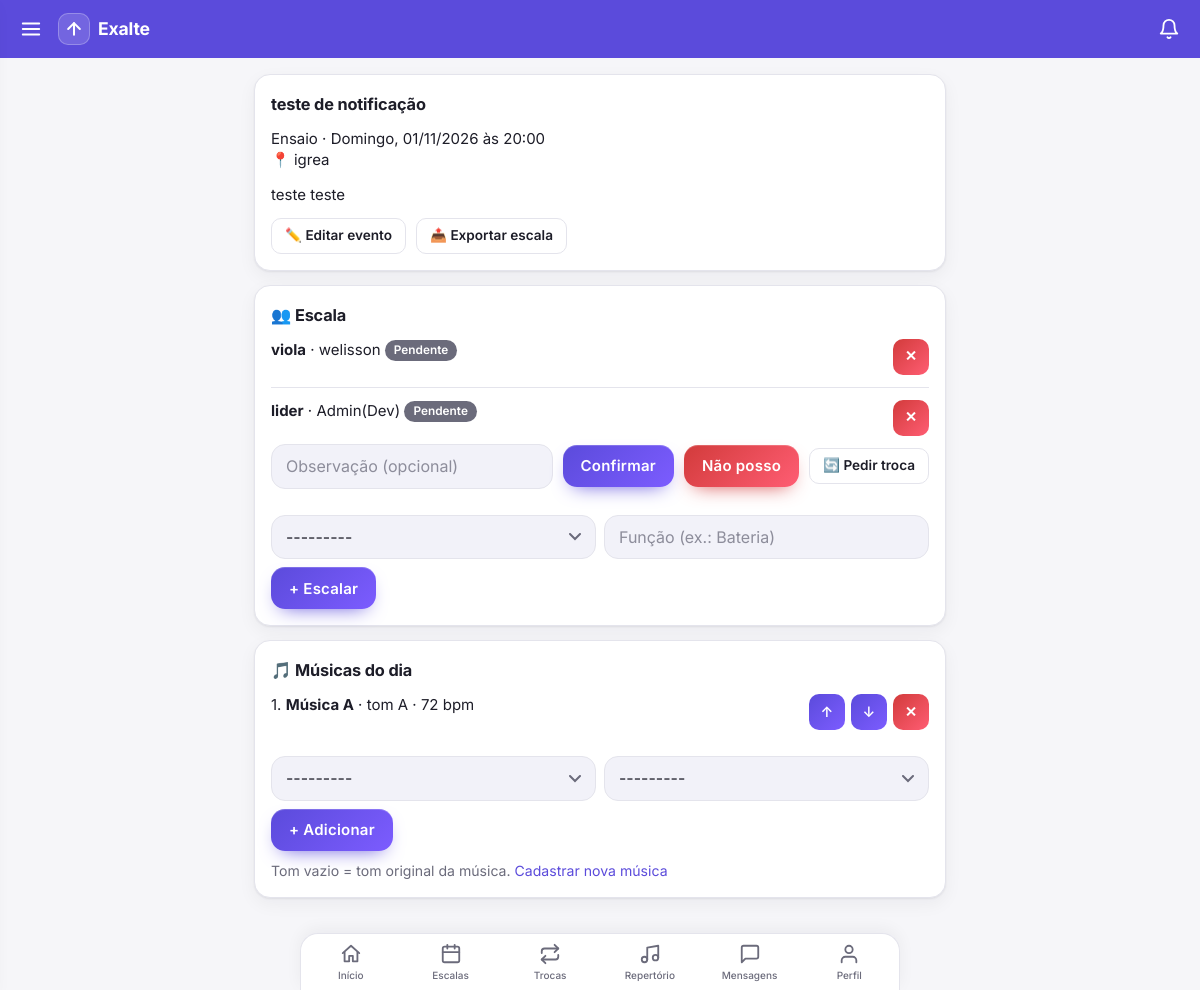
/evento/28/ (signed in), run on the app's committed database.
### core/models.py (models this page shows, shortened)
class Evento(models.Model):
    TIPOS = [("ensaio", "Ensaio"), ("culto", "Culto/Missa"), ("show", "Show"), ("outro", "Outro")]
    banda = models.ForeignKey(Banda, on_delete=models.CASCADE, related_name="eventos")
    titulo = models.CharField(max_length=150)
    tipo = models.CharField(max_length=10, choices=TIPOS, default="ensaio")
    data_hora = models.DateTimeField()
    local = models.CharField(max_length=150, blank=True)
    descricao = models.TextField(blank=True)
    importacao = models.ForeignKey("ImportacaoEventos", null=True, blank=True, on_delete=models.SET_NULL,
                                   related_name="eventos")
    class Meta:
        ordering = ["data_hora"]

class Escala(models.Model):
    STATUS = [("pendente", "Pendente"), ("confirmado", "Confirmado"), ("recusado", "Recusado")]
    evento = models.ForeignKey(Evento, on_delete=models.CASCADE, related_name="escalas")
    membro = models.ForeignKey(Membro, on_delete=models.CASCADE, related_name="escalas")
    funcao = models.CharField(max_length=60, help_text="Ex.: Bateria, Vocal 1")
    status = models.CharField(max_length=12, choices=STATUS, default="pendente")
    obs = models.CharField(max_length=200, blank=True, help_text="Motivo / pedido de troca")
    lote = models.ForeignKey("LoteEscala", null=True, blank=True, on_delete=models.SET_NULL, related_name="escalas")

class Membro(models.Model):
    PAPEIS = [("lider", "Líder"), ("membro", "Membro")]
    user = models.ForeignKey(settings.AUTH_USER_MODEL, on_delete=models.CASCADE, related_name="membros")
    banda = models.ForeignKey(Banda, on_delete=models.CASCADE, related_name="membros")
    papel = models.CharField(max_length=10, choices=PAPEIS, default="membro")
    instrumentos = models.CharField(max_length=200, blank=True, help_text="Ex.: Violão, Baixo, Vocal")
    vocal = models.BooleanField("Equipe: Vocal", default=False)
    back = models.BooleanField("Equipe: Back", default=False)
    instrumental = models.BooleanField("Equipe: Instrumental", default=False)
    class Meta:
        unique_together = ("user", "banda")

class ItemSetlist(models.Model):
    evento = models.ForeignKey(Evento, on_delete=models.CASCADE, related_name="setlist")
    musica = models.ForeignKey(Musica, on_delete=models.CASCADE)
    ordem = models.PositiveIntegerField(default=1)
    tom = models.CharField(max_length=3, choices=TONS, blank=True, help_text="Vazio = tom original")
    class Meta:
        ordering = ["ordem"]
    @property
    def tom_final(self):
        return self.tom or self.musica.tom

class Musica(models.Model):
    banda = models.ForeignKey(Banda, on_delete=models.CASCADE, related_name="musicas")
    titulo = models.CharField(max_length=150)
    artista = models.CharField(max_length=150, blank=True)
    tom = models.CharField(max_length=3, choices=TONS, blank=True)
    bpm = models.PositiveIntegerField(null=True, blank=True)
    link = models.URLField(blank=True, help_text="YouTube/Spotify")
    cifra = models.TextField(blank=True)
    class Meta:
        ordering = ["titulo"]
    def __str__(self):
        return self.titulo

### core/views.py (the view)
# urls.py: path("evento/<int:pk>/", v.evento, name="evento"),
@login_required
def evento(request, pk):
    ev = get_object_or_404(Evento, pk=pk, banda__in=_bandas(request.user))
    lider = ev.banda.membros.filter(user=request.user, papel="lider").exists()
    ctx = dict(ev=ev, eh_lider=lider, escalas=ev.escalas.select_related("membro__user"),
               setlist=ev.setlist.select_related("musica"))
    if lider:
        ctx["escala_form"] = EscalaForm(banda=ev.banda)
        ctx["setlist_form"] = SetlistForm(banda=ev.banda)
    return render(request, "evento.html", ctx)

### core/forms.py
class EscalaForm(forms.ModelForm):
    class Meta:
        model = Escala
        fields = ["membro", "funcao"]
        widgets = {"funcao": forms.TextInput(attrs={"placeholder": "Função (ex.: Bateria)"})}
    def __init__(self, *a, banda, **k):
        super().__init__(*a, **k)
        self.fields["membro"].queryset = Membro.objects.filter(banda=banda).select_related("user")
        self.fields["membro"].label_from_instance = lambda m: m.user.get_full_name() or m.user.username

class SetlistForm(forms.ModelForm):
    class Meta:
        model = ItemSetlist
        fields = ["musica", "tom"]
    def __init__(self, *a, banda, **k):
        super().__init__(*a, **k)
        self.fields["musica"].queryset = Musica.objects.filter(banda=banda)

### core/leitura.py (called while the page is built)
def contagens(user):
    bandas = list(Membro.objects.filter(user=user).values_list("banda_id", flat=True))
    if not bandas:
        return {}
    marcas = dict(LeituraMensagens.objects.filter(user=user, banda_id__in=bandas).values_list("banda_id", "ate"))
    agora = timezone.now()
    novas = [LeituraMensagens(user=user, banda_id=b, ate=agora) for b in bandas if b not in marcas]
    if novas:
        LeituraMensagens.objects.bulk_create(novas, ignore_conflicts=True)
        marcas.update({n.banda_id: agora for n in novas})
    return {b: Mensagem.objects.filter(banda_id=b, criado__gt=marcas[b]).exclude(autor=user).count() for b in bandas}

### core/templatetags/menu.py (called while the page is built)
@register.simple_tag(takes_context=True)
def usuario_eh_lider(context):
    u = context["request"].user
    return u.is_authenticated and Membro.objects.filter(user=u, papel="lider").exists()

@register.simple_tag(takes_context=True)
def nao_lidas(context):
    request = context.get("request")
    if request is None or not request.user.is_authenticated:
        return 0
    if not hasattr(request, "_nao_lidas"):
        from core.leitura import contagens
        request._nao_lidas = sum(contagens(request.user).values())
    return request._nao_lidas

### core/views.py (called while the page is built)
def _bandas(user):
    return Banda.objects.filter(membros__user=user)

### core/templates/evento.html (shortened to what this page needs)
{% extends "base.html" %}{% block content %}
<div class="card"><h2>{{ ev.titulo }}</h2>
<p>{{ ev.get_tipo_display }} · {{ ev.data_hora|date:"l, d/m/Y \à\s H:i" }}<br>📍 {{ ev.local|default:"—" }}</p>
{% if ev.descricao %}<p>{{ ev.descricao }}</p>{% endif %}
<div class="acoes">{% if eh_lider %}<a class="mini" href="{% url 'evento_editar' ev.pk %}">✏️ Editar evento</a>{% endif %}<a class="mini" href="{% url 'evento_exportar' ev.pk %}">📤 Exportar escala</a></div></div>
<div class="card"><h2>👥 Escala</h2>
{% for e in escalas %}<div class="it"><div class="acoes" style="justify-content:space-between;flex-wrap:nowrap;align-items:flex-start">
<div class="info"><b>{{ e.funcao }}</b> · {{ e.membro.user.first_name|default:e.membro.user.username }} <span class="tag {{ e.status }}">{{ e.get_status_display }}</span>{% if e.obs %}<div class="mut">{{ e.obs }}</div>{% endif %}</div>
{% if eh_lider %}<form class="inl ctrl" method="post" action="{% url 'escala_del' e.pk %}">{% csrf_token %}<button class="no" title="Remover da escala">✕</button></form>{% endif %}</div>
{% if e.membro.user == user %}<form class="acoes" method="post" action="{% url 'responder' e.pk %}">{% csrf_token %}
<input name="obs" placeholder="Observação (opcional)" style="flex:1 1 160px;min-width:0"><button name="acao" value="confirmado">Confirmar</button><button class="no" name="acao" value="recusado">Não posso</button>
<a class="mini" href="{% url 'troca_pedir' e.pk %}">🔄 Pedir troca</a></form>{% endif %}</div>
{% empty %}<p class="mut">Escala ainda não definida.</p>{% endfor %}
{% if eh_lider %}<form method="post" action="{% url 'escala_add' ev.pk %}" class="row" style="margin-top:14px">{% csrf_token %}{{ escala_form.membro }}{{ escala_form.funcao }}<button>+ Escalar</button></form>{% endif %}</div>
<div class="card"><h2>🎵 Músicas do dia</h2>
{% for i in setlist %}<div class="it"><div class="acoes" style="justify-content:space-between;flex-wrap:nowrap;align-items:flex-start">
<div class="info">{{ i.ordem }}. <b>{{ i.musica.titulo }}</b>{% if i.tom_final %} · tom {{ i.tom_final }}{% endif %}{% if i.musica.bpm %} · {{ i.musica.bpm }} bpm{% endif %}</div>
{% if eh_lider %}<div class="acoes ctrl" style="flex:none;flex-wrap:nowrap;gap:6px"><form class="dc" method="post" action="{% url 'setlist_mover' i.pk %}">{% csrf_token %}<button name="dir" value="up" title="Subir">↑</button><button name="dir" value="down" title="Descer">↓</button></form>
<form class="inl" method="post" action="{% url 'setlist_del' i.pk %}">{% csrf_token %}<button class="no" title="Remover">✕</button></form></div>{% endif %}</div>
{% if i.musica.cifra %}<pre class="mut" style="overflow:auto">{{ i.musica.cifra }}</pre>{% endif %}</div>
{% empty %}<p class="mut">Setlist vazio.</p>{% endfor %}
{% if eh_lider %}<form method="post" action="{% url 'setlist_add' ev.pk %}" class="row" style="margin-top:14px">{% csrf_token %}{{ setlist_form.musica }}{{ setlist_form.tom }}<button>+ Adicionar</button></form>
<p class="mut" style="margin-top:10px">Tom vazio = tom original da música. <a href="{% url 'musica_nova' %}">Cadastrar nova música</a></p>{% endif %}</div>
{% endblock %}

### core/templates/base.html (style rules this page uses)
:root { --bg:#f6f6f9;--card:#fff;--tx:#1d1d28;--mut:#6b6b7b;--pri:#5b4bdb;--pri-soft:#ecebfb;--ok:#1a9d5a;--no:#d23b3b;--bd:#e4e4ec;--sh:0 1px 2px #1d1d2812,0 6px 18px #1d1d280d;--pri2:#7c5cff;--field:#f2f2f9;--glow:#5b4bdb40 }
* { box-sizing:border-box;-webkit-tap-highlight-color:transparent }
html { scroll-padding-top:70px }
body { margin:0;font-family:Inter,system-ui,-apple-system,"Segoe UI",Roboto,sans-serif;background:var(--bg);color:var(--tx);line-height:1.45;font-size:15px; padding-bottom:calc(76px + env(safe-area-inset-bottom,0px)) }
a { color:var(--pri);text-decoration:none }
h2 { margin:.1em 0 .7em;font-size:1.02rem;font-weight:700;letter-spacing:-.01em }
.card { background:var(--card);border-radius:16px;padding:16px;margin:0;box-shadow:var(--sh);border:1px solid var(--bd) }
.mut { color:var(--mut);font-size:.88rem }
p { margin:.4em 0 }
.tag { display:inline-block;padding:2px 9px;border-radius:99px;font-size:.74rem;font-weight:600;color:#fff;background:var(--mut);vertical-align:middle }
button,.btn { font:inherit;font-weight:600;letter-spacing:.015em;min-height:42px;padding:9px 18px;border-radius:14px;border:0;color:#fff;cursor:pointer; background:linear-gradient(135deg,var(--pri),var(--pri2));box-shadow:0 8px 20px -10px var(--pri),inset 0 1px 0 #ffffff30;transition:transform .12s,box-shadow .2s,filter .2s }
button.no { background:linear-gradient(135deg,#d23b3b,#ff5d73);box-shadow:0 8px 20px -10px var(--no),inset 0 1px 0 #ffffff30 }
.inl button { min-height:0;padding:4px 11px;font-size:.85rem;border-radius:10px;box-shadow:none }
input:not([type=checkbox]):not([type=radio]):not([type=file]),select,textarea { font-family:inherit;font-size:16px;font-weight:400;letter-spacing:0;line-height:1.3;padding:11px 14px;border-radius:14px;border:1.5px solid var(--bd);background:var(--field);color:var(--tx);max-width:100%;transition:border-color .15s,box-shadow .2s,background .15s }
input::placeholder,textarea::placeholder { color:var(--mut);opacity:.75 }
select { appearance:none;-webkit-appearance:none;padding-right:38px;background-repeat:no-repeat;background-position:right 14px center }
main>* { margin-top:0;margin-bottom:0 }
.card p { margin:0 0 .85em }
.card p:last-child { margin-bottom:0 }
.acoes { display:flex;flex-wrap:wrap;align-items:center;gap:10px }
.dc { display:contents }
.info { flex:1 1 180px;min-width:0 }
.it { padding:12px 0;border-top:1px solid var(--bd) }
.card>h2+.it { border-top:0;padding-top:0 }
.it>*+* { margin-top:8px }
a.mini { display:inline-flex;align-items:center;gap:6px;padding:7px 13px;border-radius:10px;border:1.5px solid var(--bd);color:var(--tx);font-weight:600;font-size:.85rem;background:var(--card) }
.row { display:grid;gap:8px;grid-template-columns:1fr }
.row>button { justify-self:start }
@media (min-width:560px) { .row { grid-template-columns:1fr 1fr } }
@media (min-width:560px) { .row>button { grid-column:1/-1 } }
.ctrl button { min-height:36px;min-width:36px;padding:0 11px;font-size:.9rem;border-radius:10px;box-shadow:none }

### core/templates/evento.html (style rules this page uses)
.inl { display:inline;margin:0 }
.inl button { padding:2px 10px }

### data on the page
Evento: titulo "teste de notificação", tipo "Ensaio", data_hora "Domingo, 01/11/2026 às 20:00", local "igrea", descricao "teste teste"
Escala: funcao "viola", membro.user.first_name "welisson", status "Pendente"
Escala: funcao "lider", membro.user.first_name "Admin(Dev)", status "Pendente"
ItemSetlist: ordem "1", musica.titulo "Música A", tom_final "A", musica.bpm "72"
